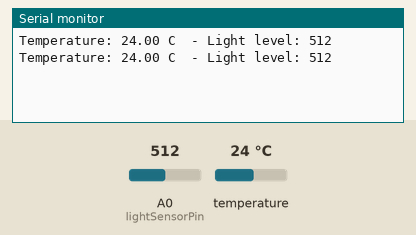
Recording of a sketch running on a simulated Arduino Uno, built with avr-gcc and run on an emulated ATmega328P. Parts: the last lines printed to the serial monitor. The inputs (shaded band) are chosen by the test bench; at power-on: temperature 24 °C, A0 (lightSensorPin) = 512.

Above: at 1.9 s.
2.0 s: temperature set to 12 °C
At 3.2 s:
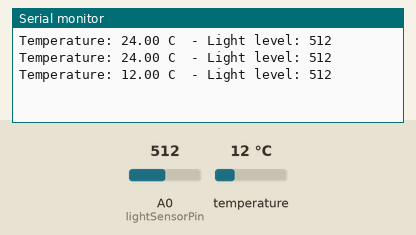
3.5 s: A0 (lightSensorPin) set to 716
At 4.6 s:
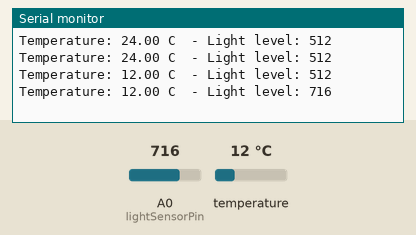
5.0 s: temperature set to 19 °C
At 5.8 s:
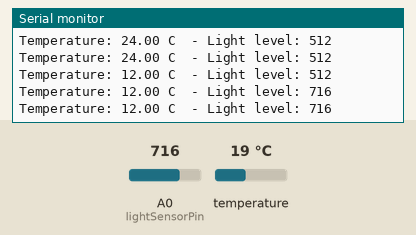
9.1 s: A0 (lightSensorPin) set to 900
At 10.0 s:
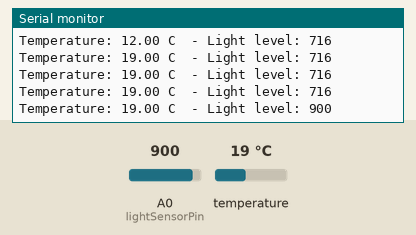
Timing chart, 0 to 11.6 s (numbered marks = the images above; inputs shaded):
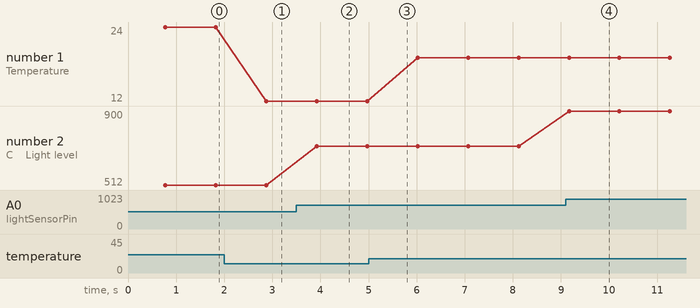

Measured:
- after the input at 2.0 s, the serial monitor: prints a new line after 0.88 s (image 1)
- after the input at 3.5 s, the serial monitor: prints a new line after 0.43 s (image 2)
- after the input at 9.1 s, the serial monitor: prints a new line after 0.07 s (image 4)
- plotted number 1: 24 → 12 after the input at 2.0 s, 12 → 19 after the input at 5.0 s
- plotted number 2: 512 → 716 after the input at 3.5 s, 716 → 900 after the input at 9.1 s

The sketch:

LachlanArduino.ino
```cpp
#include <OneWire.h>
#include <DallasTemperature.h>

// Data wire is connected to Arduino pin 2
#define ONE_WIRE_BUS 8

// Setup a oneWire instance to communicate with any OneWire devices
OneWire oneWire(ONE_WIRE_BUS);

// Pass our oneWire reference to Dallas Temperature sensor
DallasTemperature sensors(&oneWire);

const int lightSensorPin = A0; // Photoresistor connected to analog pin A0

void setup() {
  Serial.begin(9600); // Start serial communication at 9600 bps
  sensors.begin(); // Start up the library for the temperature sensor
  cli();                      //stop interrupts for till we make the settings
  /*1. First we reset the control register to make sure we start with everything disabled.*/
  TCCR1A = 0;                 // Reset entire TCCR1A to 0
  TCCR1B = 0;                 // Reset entire TCCR1B to 0

  /*2. We set the prescalar to the desired value by changing the CS10 CS12 and CS12 bits. */
  TCCR1B |= B00000100;        //Set CS12 to 1 so we get prescalar 256

  /*3. We enable compare match mode on register A*/
  TIMSK1 |= B00000010;        //Set OCIE1A to 1 so we enable compare match A

  /*4. Set the value of register A to 31250*/
  OCR1A = 65535;             //Finally we set compare register A to this value
  sei();                     //Enable back the interrupts
}

void loop() {
  //REFER TO ISR
}

//With the settings above, this IRS will trigger each 1000ms.
ISR(TIMER1_COMPA_vect){
  TCNT1  = 0;                  //First, set the timer back to 0 so it resets for next interrupt

  sensors.requestTemperatures(); // Send the command to get temperatures
  float temperature = sensors.getTempCByIndex(0); // Read temperature in Celsius
  Serial.print("Temperature: ");
  Serial.print(temperature);
  Serial.print(" C  - ");

  // Reading from the analog light sensor
  int lightLevel = analogRead(lightSensorPin); // Read the light level (0 to 1023)
  Serial.print("Light level: ");
  Serial.println(lightLevel);
}
```
